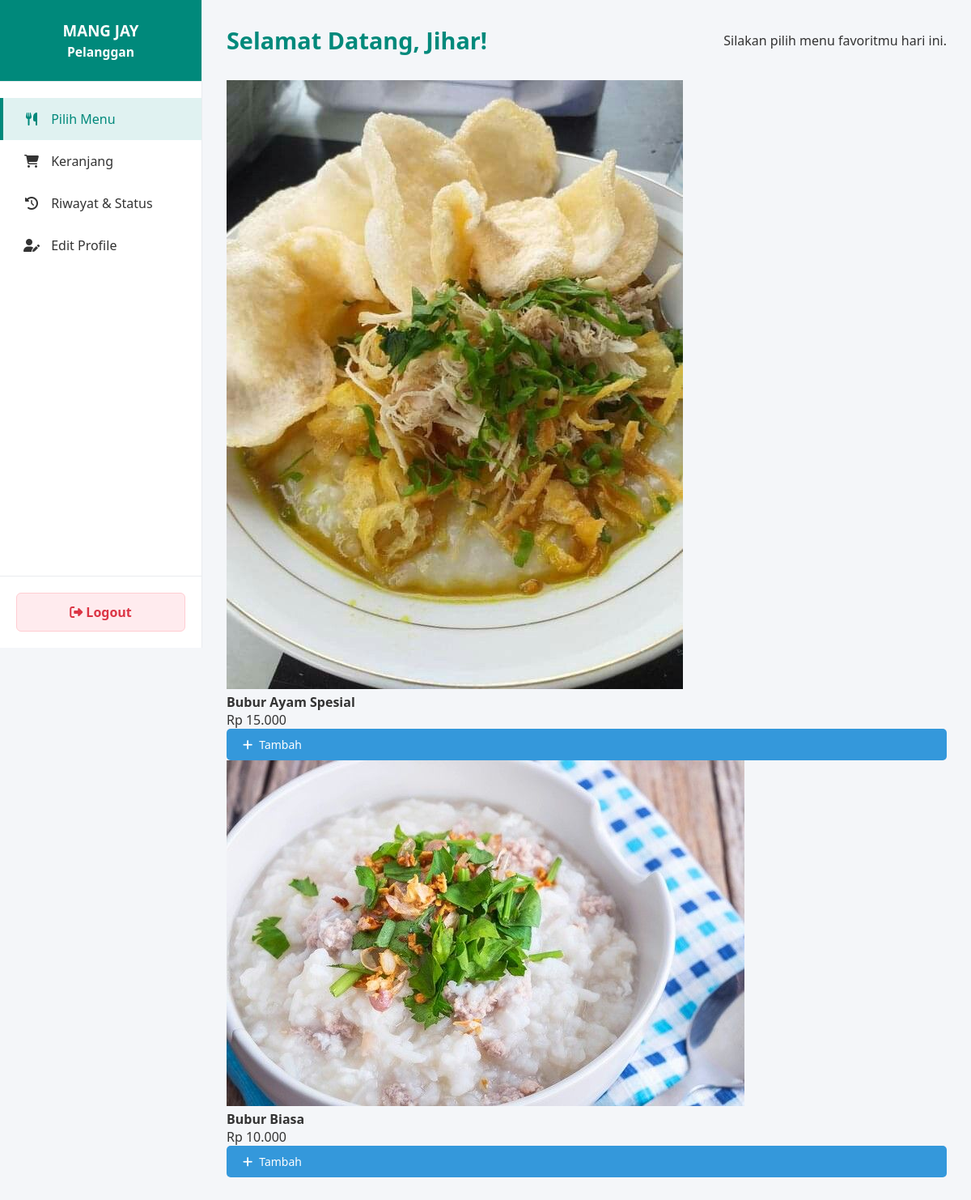
The page /frontend/pages/user/index.php (signed in) on the database its author committed.
### tables this page shows
CREATE TABLE `produk` (
  `id_produk` int NOT NULL,
  `nama_produk` varchar(50) DEFAULT NULL,
  `harga` int DEFAULT NULL,
  `status_aktif` tinyint(1) DEFAULT '1',
  `deskripsi` varchar(100) DEFAULT NULL,
  `gambar` varchar(255) DEFAULT 'bubur-ayam1.jpg'
);

### frontend/pages/user/index.php (the view, shortened to what this page needs)
<?php
require_once '../../../backend/config/koneksi.php';
$query = "SELECT * FROM produk WHERE status_aktif = 1 ORDER BY nama_produk ASC";
$result = $koneksi->query($query);
?>
<!DOCTYPE html>
<html lang="id">
<head>
    <link rel="stylesheet" href="../../css/admin.css"> <link rel="stylesheet" href="https://cdnjs.cloudflare.com/ajax/libs/font-awesome/6.4.0/css/all.min.css">
</head>
<body>
    <nav class="admin-sidebar">
        <div class="sidebar-header">
            <h3>MANG JAY<br><small>Pelanggan</small></h3>
        </div>
        <ul class="sidebar-menu">
            <li><a href="index.php" class="active"><i class="fa-solid fa-utensils"></i> <span>Pilih Menu</span></a></li>
            <li>
                <a href="keranjang.php">
                    <i class="fa-solid fa-cart-shopping"></i> <span>Keranjang</span>
                </a>
            </li>
            <li><a href="riwayat.php"><i class="fa-solid fa-clock-rotate-left"></i> <span>Riwayat & Status</span></a></li>
            <li><a href="profile.php"><i class="fa-solid fa-user-pen"></i> <span>Edit Profile</span></a></li>
        </ul>
        <div class="sidebar-footer">
            <a href="../../../index.php" class="btn-logout" onclick="return confirm('Keluar dari aplikasi?');">
                <i class="fa-solid fa-right-from-bracket"></i> <span>Logout</span>
            </a>
        </div>
    </nav>
    <main class="admin-content">
        <div class="content-header">
            <h1>Selamat Datang, <?= htmlspecialchars($_SESSION['nama_lengkap']); ?>!</h1>
            <p>Silakan pilih menu favoritmu hari ini.</p>
        </div>
        <div class="user-menu-grid">
            <?php if ($result->num_rows > 0): ?>
                <?php while($row = $result->fetch_assoc()): ?>
                    <div class="menu-item-card">
                        <img src="../../assets/images/<?= !empty($row['gambar']) ? $row['gambar'] : 'bubur-ayam1.jpg' ?>" alt="<?= $row['nama_produk'] ?>">
                        <div class="menu-details">
                            <h4><?= $row['nama_produk'] ?></h4>
                            <div class="menu-price">Rp <?= number_format($row['harga'], 0, ',', '.') ?></div>
                            <form action="tambah_keranjang.php" method="POST" style="margin-top:auto;">
                                <button type="submit" class="tombol-biru" style="width:100%; cursor:pointer;">
                                    <i class="fa fa-plus"></i> Tambah
                                </button>
                            </form>
                        </div>
                    </div>
                <?php endwhile; ?>
            <?php else: ?>
                <div class="alert alert-info">Belum ada menu yang tersedia saat ini.</div>
            <?php endif; ?>
        </div>
    </main>
</body>
</html>

### frontend/css/admin.css (style rules this page uses)
:root { --warna-primer: #00897b; --warna-primer-dark: #00695c; --warna-latar-halaman: #f4f6f9; --warna-latar-sidebar: #ffffff; --warna-teks: #333333; --warna-teks-muted: #6c757d; --warna-border: #e9ecef; --shadow-halus: 0 4px 6px rgba(0,0,0,0.05); --shadow-hover: 0 10px 15px rgba(0,0,0,0.1); --warna-merah: #dc3545; }
* { margin: 0; padding: 0; box-sizing: border-box; font-family: 'Segoe UI', Tahoma, Geneva, Verdana, sans-serif; }
body { background-color: var(--warna-latar-halaman); color: var(--warna-teks); display: flex; min-height: 100vh; }
.admin-sidebar { width: 250px; background-color: var(--warna-latar-sidebar); border-right: 1px solid var(--warna-border); display: flex; flex-direction: column; position: fixed; height: 100vh; left: 0; top: 0; z-index: 100; }
.sidebar-header { padding: 25px; text-align: center; border-bottom: 1px solid var(--warna-border); background-color: var(--warna-primer); color: white; }
.sidebar-menu { list-style: none; padding: 20px 0; flex-grow: 1; }
.sidebar-menu li a { display: block; padding: 15px 25px; color: var(--warna-teks); text-decoration: none; font-weight: 500; transition: all 0.3s ease; border-left: 4px solid transparent; }
.sidebar-menu li a:hover, .sidebar-menu li a.active { background-color: #e0f2f1; color: var(--warna-primer); border-left-color: var(--warna-primer); }
.sidebar-menu i { margin-right: 10px; width: 20px; text-align: center; }
.sidebar-footer { padding: 20px; border-top: 1px solid var(--warna-border); }
.btn-logout { display: block; width: 100%; padding: 12px; background-color: #ffebee; color: var(--warna-merah); text-align: center; text-decoration: none; border-radius: 6px; font-weight: bold; transition: 0.3s; border: 1px solid #ffcdd2; }
.admin-content { margin-left: 250px; padding: 30px; width: 100%; overflow-y: auto; }
.content-header { display: flex; justify-content: space-between; align-items: center; margin-bottom: 30px; }
.content-header h1 { font-size: 1.8rem; color: var(--warna-primer); }
.tombol-biru { background-color: #3498db; color: white; border: none; padding: 10px 20px; border-radius: 5px; font-size: 14px; cursor: pointer; transition: background 0.3s; text-decoration: none; display: inline-flex; align-items: center; gap: 8px; }

### rows shown on the page
produk: gambar (picture), nama_produk "Bubur Ayam Spesial", harga "15.000"
produk: gambar (picture), nama_produk "Bubur Biasa", harga "10.000"

### other values the page prints
$_SESSION['nama_lengkap'] "Jihar"
